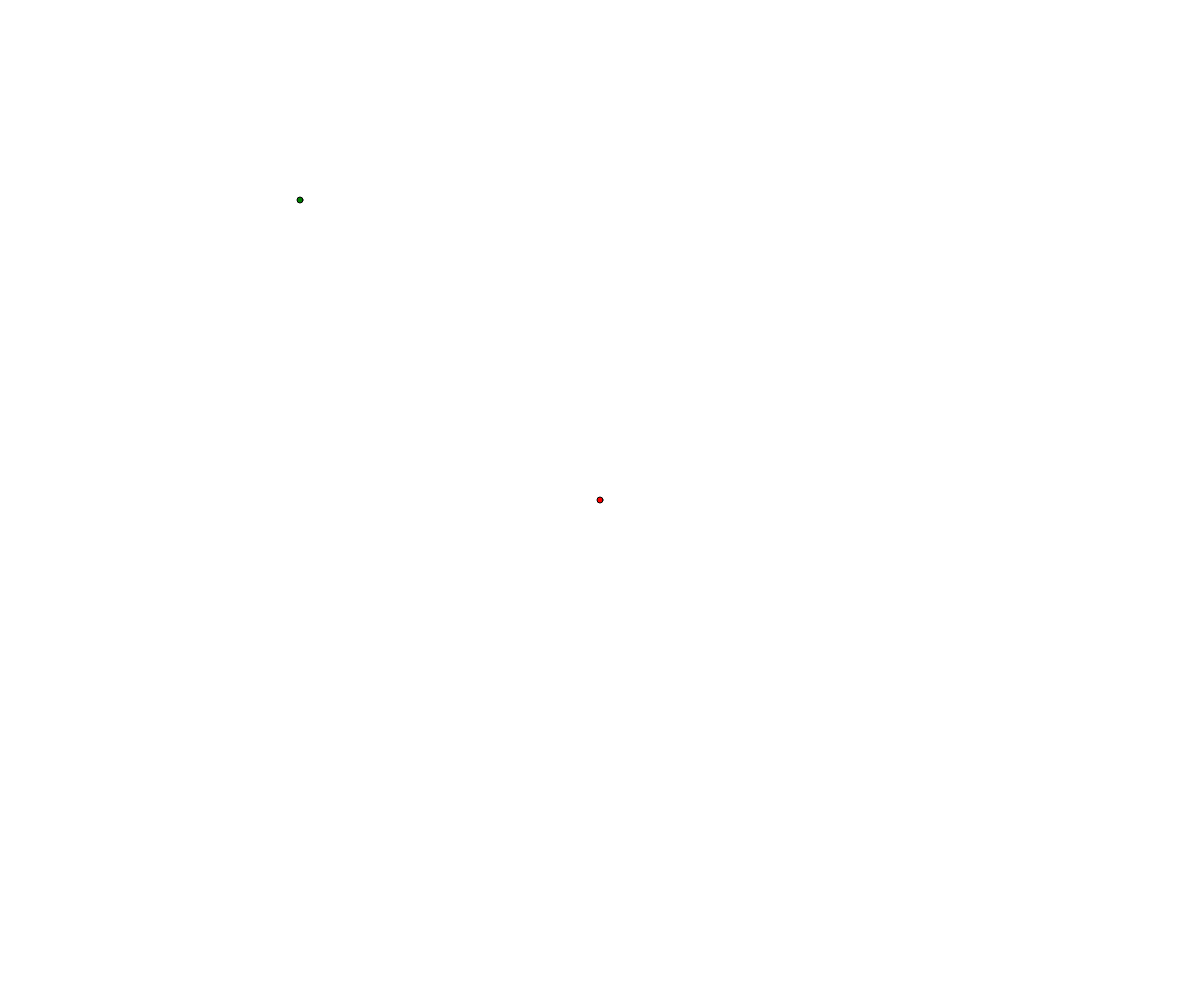
Frame 1 (no input)
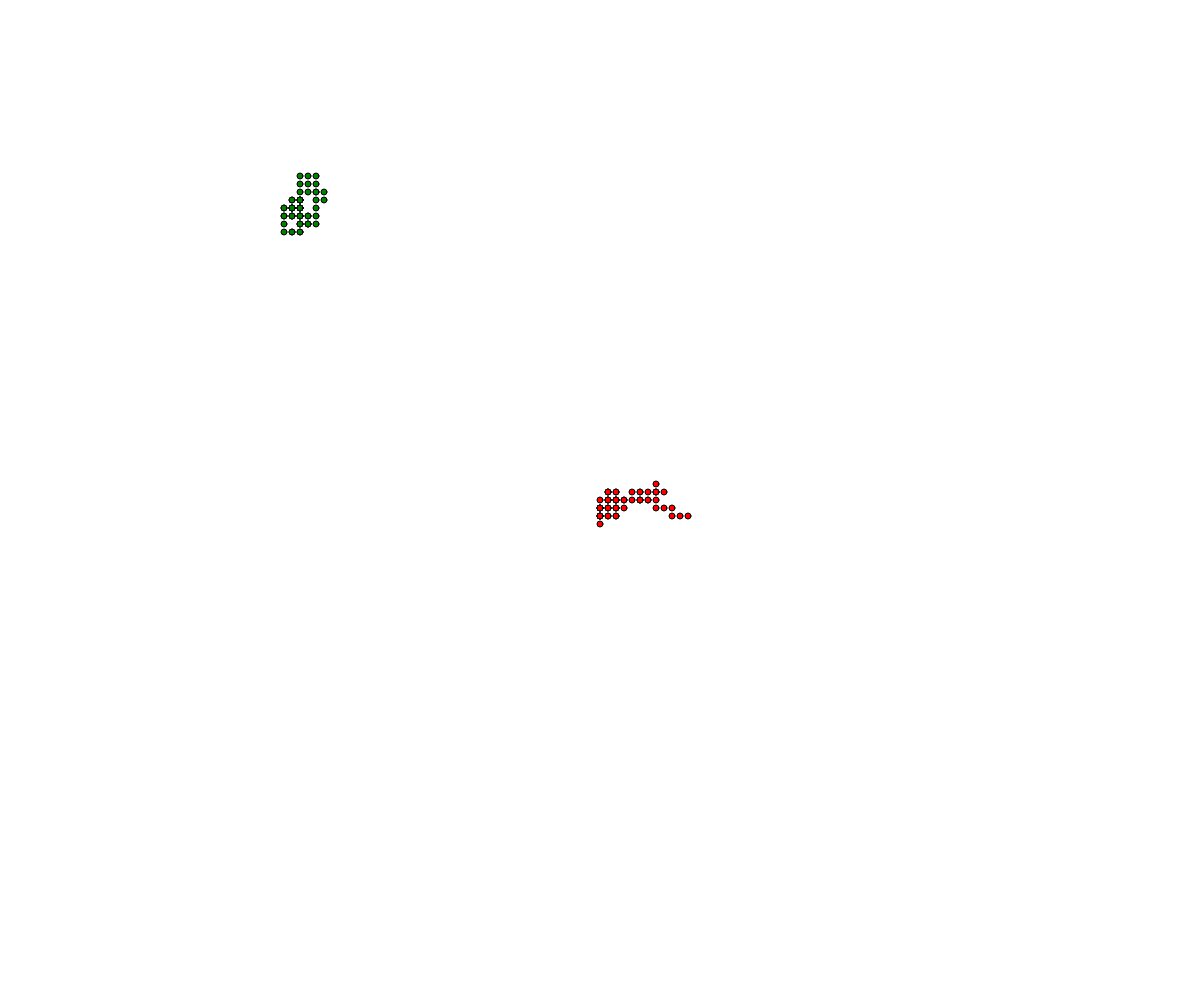
Frame 60 (no input)
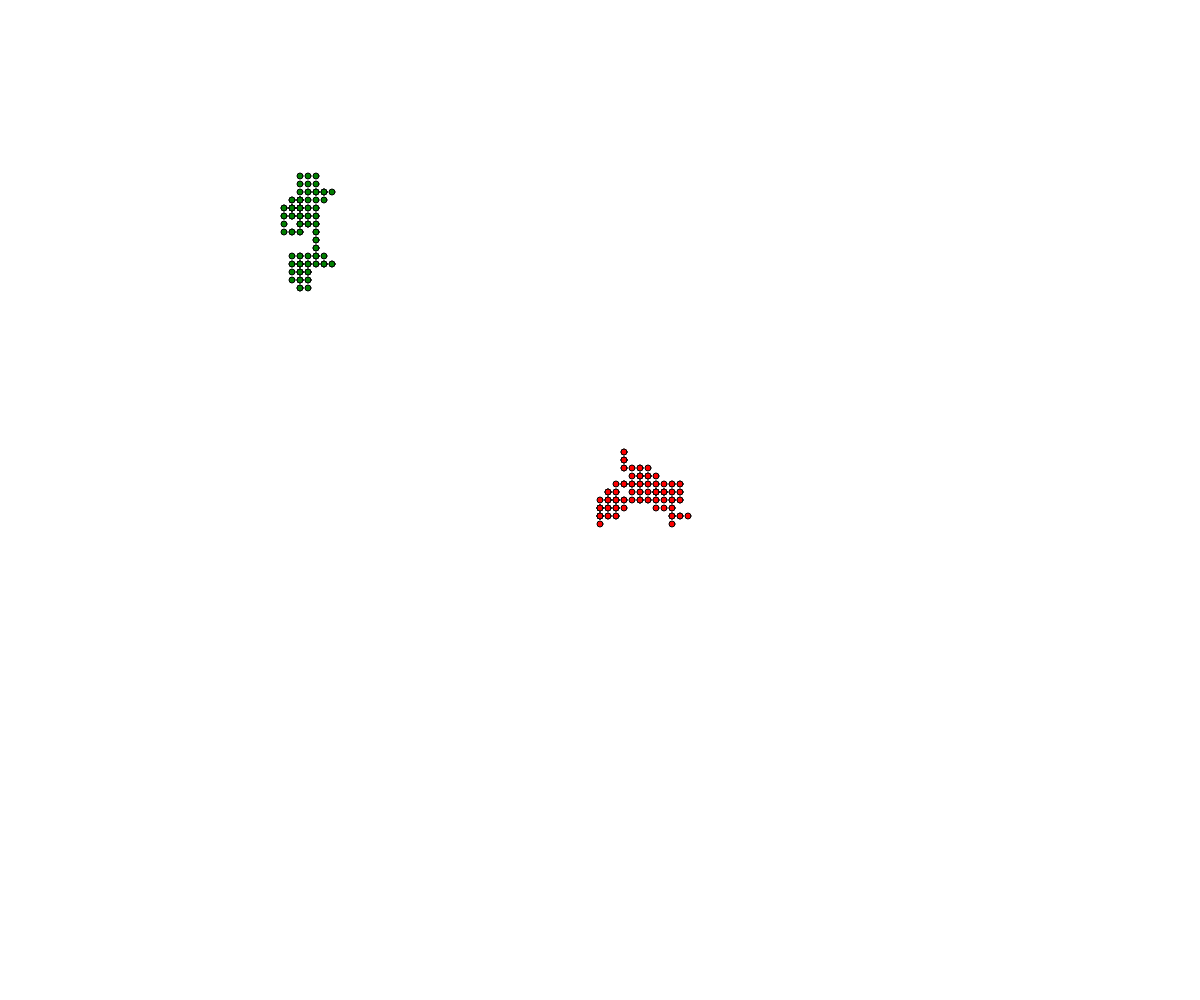
Frame 120 (the mouse pressed at the canvas centre since frame 60)

The p5.js sketch that drew these frames (run headless with seeded random() and noise() and a simulated clock; from frame 60 on, the mouse is pressed at the canvas centre):

// p5.js sketch
// ── sketch.js
// Project Title
// Your Name
// Date
//
// Extra for Experts:
// - describe what you did to take this project "above and beyond"
class Walker {
  constructor(x,y,color){
    this.x=x
    this.y=y
    this.v=8
    this.r = 3
    this.color = color

  }

  display(){
    fill(this.color)
    circle(this.x,this.y,this.r*2)
  }

  move(){
    let i = random(100)
    if(i<25){
      this.y-=this.v
    }
    else if (i<50){
      this.y+=this.v
    }
    else if (i<75){
      this.x+=this.v
    }
    else if (i<100){
      this.x-=this.v
    }
  }
}
let walker;
let walker1;

function setup() {
  createCanvas(windowWidth, windowHeight);
  walker = new Walker(width/2,height/2,"red")
  walker1= new Walker(300,200,"green")
}

function draw() {

  walker.display()
  walker.move()
  walker1.display()
  walker1.move()
}
